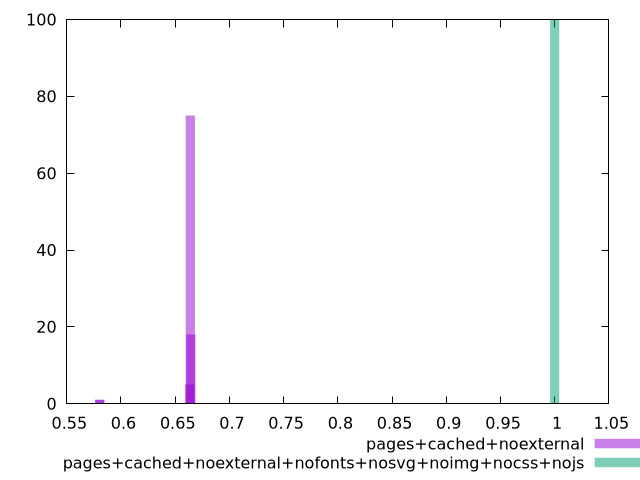

The script that saved this image:
$_pagesCachedNoexternal <<EOF
455.13950614284533 75
453.8796043957371 18
456.0844324531765 5
605.0678140487238 1
606.012740359055 1
EOF
$_pagesCachedNoexternalNofontsNosvgNoimgNocssNojs <<EOF
0 100
EOF
set key outside below
set terminal pngcairo
set output "report_00006_2020-11-02T20-21-41.718Z/uses-rel-preload/uses-rel-preload_pages+cached+noexternal_pages+cached+noexternal+nofonts+nosvg+noimg+nocss+nojs+hist.png"
set boxwidth 12.1202548071811
set style fill transparent solid 0.5 noborder
set yrange [0:100]
plot $_pagesCachedNoexternal title "pages+cached+noexternal" with boxes ,$_pagesCachedNoexternalNofontsNosvgNoimgNocssNojs title "pages+cached+noexternal+nofonts+nosvg+noimg+nocss+nojs" with boxes ,
